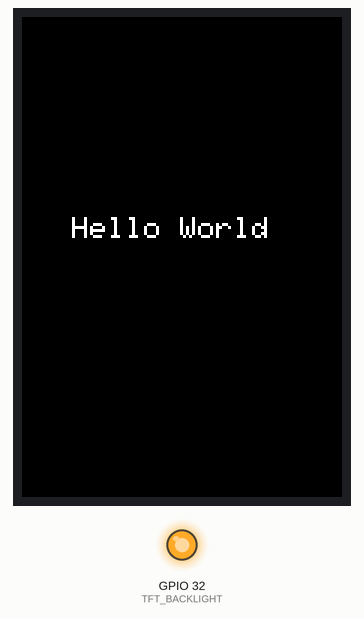
Simulated run of this sketch. Board: ESP32. Shown: 320×480 colour display, output pins drawn as LEDs (lit = HIGH). Pins used as bus, display or sensor lines are not drawn; what the sketch prints to the serial monitor is not drawn.

Above: at 1.5 s.

The sketch:

Lesson01_HelloWorld.ino
```cpp
/*
 * Lesson 01: Hello World
 * 3.5 inch TFT-LCD Display Tutorial
 *
 * Course objectives: Learn how to display text on screen
 *
 * Key concepts:
 * - Display initialization
 * - Backlight On/Off control
 * - Set text color
 * - Set cursor position
 * - Display text
 *
 * Library needed (install once via Tools -> Manage Libraries):
 * - "GFX Library for Arduino" by moononournation. Any recent version works.
 *
 * Before uploading, pick your board in Arduino IDE under Tools -> Board:
 * "ESP32S3 Dev Module" for an ESP32-S3, or "ESP32 Dev Module" for a classic ESP32.
 */

#include <Arduino_GFX_Library.h>

// ==================== Color Name Compatibility ====================
// GFX Library 1.6.5+ renamed the short color macros (BLACK, RED, ...) to RGB565_*.
// These aliases keep the sketch compiling on both old (<=1.6.4) and new (>=1.6.5)
// versions. The #ifndef guard makes it a no-op on versions that still define BLACK.
#ifndef BLACK
  #define BLACK   RGB565_BLACK
  #define WHITE   RGB565_WHITE
  #define RED     RGB565_RED
  #define GREEN   RGB565_GREEN
  #define BLUE    RGB565_BLUE
  #define YELLOW  RGB565_YELLOW
  #define MAGENTA RGB565_MAGENTA
  #define CYAN    RGB565_CYAN
#endif


// ==================== SPI LCD Pin Definitions ====================
// This kit ships wired for ESP32-S3, but the display module's ribbon cable works
// with any board. Pins are selected automatically based on the board you choose
// in Arduino IDE (Tools -> Board), so the same sketch compiles on both.
#if defined(CONFIG_IDF_TARGET_ESP32S3)
  // ESP32-S3 (select "ESP32S3 Dev Module") - default wiring for this kit
  #define TFT_CS    10   // CS  (Chip Select)
  #define TFT_RST   42   // RESET
  #define TFT_DC    2    // DC/RS/A0 (Data/Command) - **Must connect!**
  #define TFT_MOSI  11   // SDA/MOSI (SPI data)
  #define TFT_SCLK  12   // SCL/SCLK (SPI clock)
  #define TFT_BACKLIGHT 41  // LEDA/BLK (Backlight)
  #define TFT_USE_PSRAM true
  #define TFT_SPI_NUM   HSPI    // S3: SPI3 host (=1). Usable buses are FSPI(=0) and HSPI(=1).
#else
  // Classic ESP32 (e.g. Lonely Binary PinPulse, select "ESP32 Dev Module")
  // NOTE: GPIO 41/42 do not exist on classic ESP32, and GPIO 6-11 are reserved for
  // the on-chip SPI flash, so the S3 pins above cannot be used. These are the
  // standard VSPI pins for classic ESP32.
  #define TFT_CS    15   // CS  (Chip Select)
  #define TFT_RST   4    // RESET
  #define TFT_DC    2    // DC/RS/A0 (Data/Command) - **Must connect!**
  #define TFT_MOSI  23   // SDA/MOSI (SPI data, VSPI default)
  #define TFT_SCLK  18   // SCL/SCLK (SPI clock, VSPI default)
  #define TFT_BACKLIGHT 32  // LEDA/BLK (Backlight)
  #define TFT_USE_PSRAM false
  #define TFT_SPI_NUM   VSPI    // classic ESP32: SPI3 host (=3). NOT FSPI(=1) -- that is the on-chip flash bus.
#endif

// ==================== Create the display object ====================
// Two steps. "bus" sets up HOW we talk to the screen: hardware SPI on the
// DC, CS, SCLK and MOSI pins defined above (MISO is unused here).
// "gfx" is the ST7796 screen driver (320x480) we call to draw text and shapes.
// Using a different screen size? See ADAPTATION_GUIDE.md in that size's folder
// (e.g. tft-lcd/0.96inch/ADAPTATION_GUIDE.md, tft-lcd/1.8inch/ADAPTATION_GUIDE.md, ...).
Arduino_DataBus *bus = new Arduino_ESP32SPI(TFT_DC, TFT_CS, TFT_SCLK, TFT_MOSI, GFX_NOT_DEFINED /* MISO (not used) */, TFT_SPI_NUM /* HSPI on S3, VSPI on classic ESP32 */, true /* is_shared_interface */);
Arduino_ST7796 *gfx = new Arduino_ST7796(bus, TFT_RST, 0 /* rotation */, true /* IPS */, 320 /* width */, 480 /* height */, 0 /* col offset 1 */, 0 /* row offset 1 */, 0 /* col offset 2 */, 0 /* row offset 2 */);

// ==================== Initialization ====================
void setup() {
  Serial.begin(115200);
  delay(1000);

  Serial.println("Lesson 01: Hello World");
  Serial.println("Initializing LCD...");

  // Turn the backlight on (on/off only, no brightness control).
  pinMode(TFT_BACKLIGHT, OUTPUT);
  digitalWrite(TFT_BACKLIGHT, HIGH);  // HIGH = backlight ON

  // Reset display first
  pinMode(TFT_RST, OUTPUT);
  digitalWrite(TFT_RST, LOW);
  delay(10);
  digitalWrite(TFT_RST, HIGH);
  delay(120);

  // Initialize LCD
  if (!gfx->begin()) {
    Serial.println("LCD initialization failed!");
    while (1);
  }

  // Set rotation direction
  gfx->setRotation(0);  // 0=normal, 1=90°, 2=180°, 3=270°

  // Clear screen with black background
  gfx->fillScreen(BLACK);

  Serial.println("LCD initialized successfully!");

  // ==================== Lesson Content ====================
  // Step 1: Set text color to white
  gfx->setTextColor(WHITE);

  // Step 2: Set cursor position (x, y)
  // Note: (0, 0) is top-left corner
  gfx->setCursor(50, 200);

  // Step 3: Display "Hello World"
  gfx->setTextSize(3);  // Larger text for 3.5 inch screen
  gfx->println("Hello World");

  Serial.println("Hello World displayed on screen!");
}

// ==================== Main Loop ====================
void loop() {
  // Nothing to do in loop for this lesson
  delay(1000);
}
```
